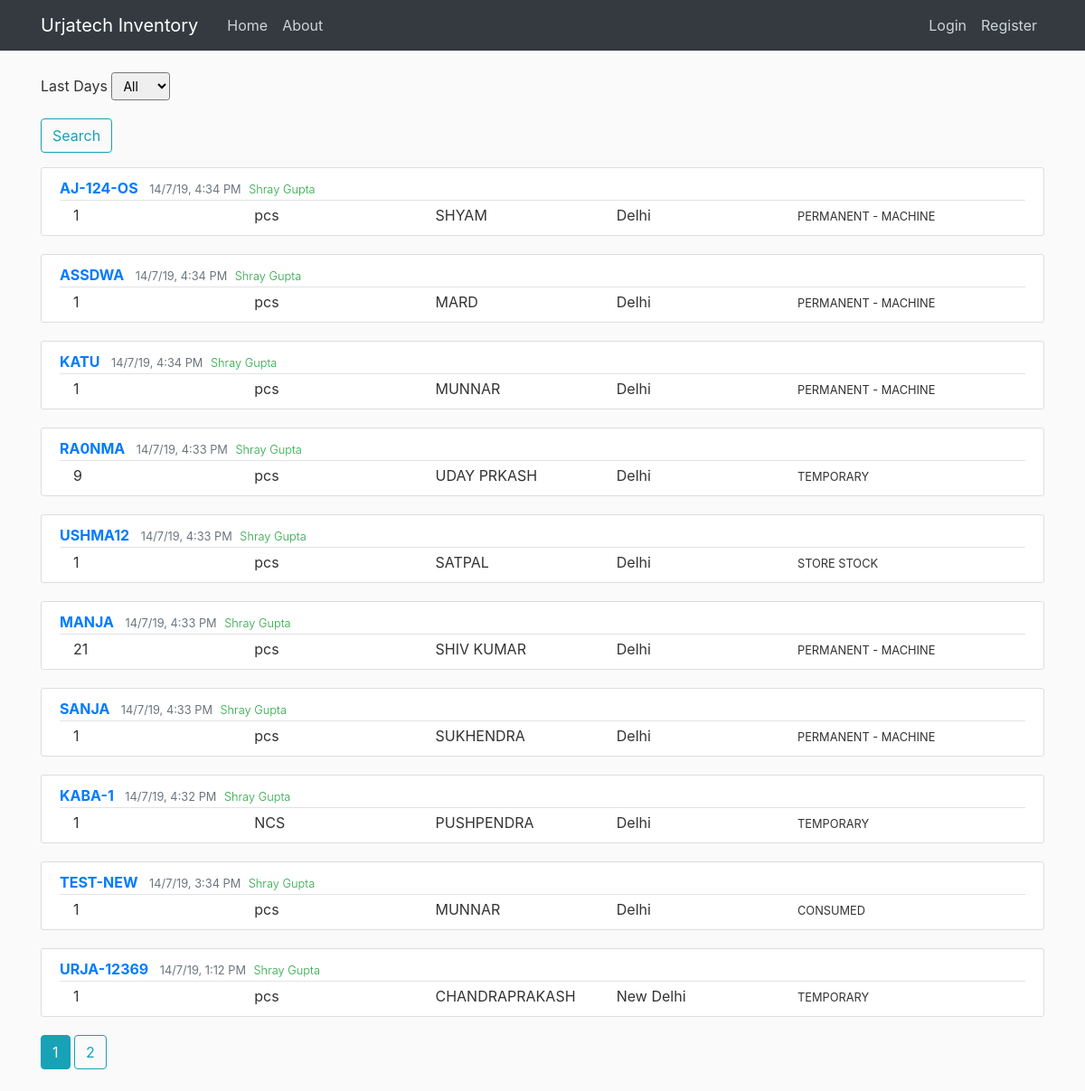
The page /home on the database its author committed.
### flaskblog/models.py (models this page shows, shortened)
class Post(db.Model):
    id = db.Column(db.Integer, primary_key=True)
    material_id = db.Column(db.String(50), nullable=False)
    numbers_issued = db.Column(db.Integer)
    unit = db.Column(db.String(10))
    person = db.Column(db.String(20))
    location = db.Column(db.String(50))
    type_issued = db.Column(db.String(20))
    date_posted = db.Column(db.DateTime, nullable=False, default=datetime.now)
    user_id = db.Column(db.Integer, db.ForeignKey('user.id'))

class User(db.Model, UserMixin):
    id = db.Column(db.Integer, primary_key=True)
    name = db.Column(db.String(30), nullable=False)
    username = db.Column(db.String(20), unique=True, nullable=False)
    email = db.Column(db.String(100), unique=True, nullable=False)
    image_file = db.Column(db.String(20), nullable=False, default='56c6632a3ab0abec.jpg')
    password = db.Column(db.String(60), nullable=False)
    posts = db.relationship('Post', backref='author', lazy=True)

### flaskblog/routes.py (the view)
@app.route("/", methods=['GET', 'POST'])
@app.route("/home", methods=['GET', 'POST'])
def home():
    page = request.args.get('page', 1, type=int)
    per_page=10
    form = SortDays()
    posts = Post.query.order_by(desc(Post.date_posted))
    if form.sort_days.data == '1':
        posts = Post.query.order_by(desc(Post.date_posted)).filter(Post.date_posted > (datetime.now()-timedelta(days=1)))
    elif form.sort_days.data == '7':
        posts = Post.query.order_by(desc(Post.date_posted)).filter(Post.date_posted > (datetime.now()-timedelta(hours=2)))
    elif form.sort_days.data == '30':
        posts = Post.query.order_by(desc(Post.date_posted)).filter(Post.date_posted > (datetime.now()-timedelta(days=30)))
    elif form.sort_days.data == '90':
        posts = Post.query.order_by(desc(Post.date_posted)).filter(Post.date_posted > (datetime.now()-timedelta(days=90)))
    elif form.sort_days.data == '360':
        posts = Post.query.order_by(desc(Post.date_posted)).filter(Post.date_posted > (datetime.now()-timedelta(days=360)))
    elif form.sort_days.data == 'All':
        posts = Post.query.order_by(desc(Post.date_posted))
    return render_template('home.html', form=form, posts=posts.paginate(page=page, per_page=per_page))

### flaskblog/forms.py
class SortDays(FlaskForm):
    sort_days = SelectField('Last Days', choices=[('All', 'All'), ('1', '1'),
                                                  ('7', '7'), ('30', '30'),
                                                  ('90', '90'), ('360', '360')])
    submit = SubmitField('Search')

### flaskblog/templates/home.html
{% extends "layout.html" %}
{% block content %}
<form method="POST" action="">
        <div class="form-group">
            {{ form.sort_days.label(class="form-control-label")}}
            {% if form.sort_days.errors %}
                {{ form.sort_days(class="form-control form-control-lg is-invalid") }}
                <div class="invalid-feedback">
                    {% for error in form.sort_days.errors %}
                        <span>
                    {{ error }}
                    </span>
                    {% endfor %}
                </div>
            {% else %}
                {{ form.sort_days(class="form-control-sm") }}
            {% endif %}
        </div>
    <div class="form-group">
        {{ form.submit(class="btn btn-outline-info") }}
    </div>
</form>
{% for post in posts.items %}
  <article class="media content-section">
  <div class="media-body">
    <div class="article-metadata">
        <a class="mr-2 text-uppercase font-weight-bold" href="{{ url_for('post', post_id=post.id) }}"> {{ post.material_id }}</a>
        <small class="text-muted">{{ post.date_posted.strftime("%d/%-m/%-y, %-I:%M %p")}}</small>
        <small class="font-weight-light text-success ml-1">{{ post.author.name }}</small>
      </div>
      <div class="container text-sm">
        <div class="row">
          <div class="col">
            {{ post.numbers_issued }}
          </div>
          <div class="col">
            {{ post.unit }}
          </div>
          <div class="col">
            {{ post.person }}
          </div>
          <div class="col">
            {{ post.location }}
          </div>
          <div class="col-3">
            <small> {{ post.type_issued }}</small>
          </div>
        </div>
      </div>
    </div>
  </article>
{% endfor %}
{% for page_num in posts.iter_pages(left_edge=1, right_edge=1, left_current=1, right_current=2) %}
  {% if page_num %}
    {% if posts.page == page_num %}
      <a class="btn btn-info mb-4" href="{{ url_for('home', page=page_num) }}">{{page_num}}</a>
    {% else %}
      <a class="btn btn-outline-info mb-4" href="{{ url_for('home', page=page_num) }}">{{page_num}}</a>
    {% endif %}
  {% else %}
    ...
  {% endif %}
{% endfor %}
  {% endblock content %}

### flaskblog/templates/layout.html (shortened to what this page needs)
<!DOCTYPE html>
<html lang="en">
<head>
    <link rel="stylesheet" href="https://stackpath.bootstrapcdn.com/bootstrap/4.3.1/css/bootstrap.min.css">
    <link rel="stylesheet" type="text/css" href="{{ url_for('static', filename='main.css')}}">
</head>
<body>
<header class="site-header">
    <nav class="navbar navbar-expand-md navbar-dark bg-dark fixed-top">
        <div class="container">
            <a class="navbar-brand mr-4" href="/">Urjatech Inventory</a>
            <div class="collapse navbar-collapse" id="navbarToggle">
                <div class="navbar-nav mr-auto">
                    <a class="nav-item nav-link" href="{{ url_for('home')}}">Home</a>
                    <a class="nav-item nav-link" href="{{ url_for('about')}}">About</a>
                </div>
                <div class="navbar-nav">
                    {% if current_user.is_authenticated %}
                        <a class="nav-item nav-link" href="{{ url_for('new_post')}}">New Entry</a>
                        <a class="nav-item nav-link" href="{{ url_for('account')}}">Account</a>
                        <a class="nav-item nav-link" href="{{ url_for('logout')}}">Logout</a>
                    {% else %}
                        <a class="nav-item nav-link" href="{{ url_for('login')}}">Login</a>
                        <a class="nav-item nav-link" href="{{ url_for('register')}}">Register</a>
                    {% endif %}
                </div>
            </div>
        </div>
    </nav>
</header>
<main role="main" class="container">
    <div class="row">
        <div class="col-md-12">
            {% block content %}{% endblock %}
        </div>
    </div>
</main>
</body>
</html>

### flaskblog/static/main.css (style rules this page uses)
body { background: #fafafa; color: #333333; margin-top: 5rem; }
.site-header .navbar-nav .nav-link { color: #cbd5db; }
.content-section { background: #ffffff; padding: 10px 20px; border: 1px solid #dddddd; border-radius: 3px; margin-bottom: 20px; }
.article-metadata { padding-bottom: 1px; margin-bottom: 4px; border-bottom: 1px solid #e3e3e3 }

### rows shown on the page
Post: material_id "AJ-124-OS", date_posted "14/7/19, 4:34 PM", author.name "Shray Gupta", numbers_issued "1", unit "pcs", person "SHYAM", location "Delhi", type_issued "PERMANENT - MACHINE"
Post: material_id "ASSDWA", date_posted "14/7/19, 4:34 PM", author.name "Shray Gupta", numbers_issued "1", unit "pcs", person "MARD", location "Delhi", type_issued "PERMANENT - MACHINE"
Post: material_id "KATU", date_posted "14/7/19, 4:34 PM", author.name "Shray Gupta", numbers_issued "1", unit "pcs", person "MUNNAR", location "Delhi", type_issued "PERMANENT - MACHINE"
Post: material_id "RA0NMA", date_posted "14/7/19, 4:33 PM", author.name "Shray Gupta", numbers_issued "9", unit "pcs", person "UDAY PRKASH", location "Delhi", type_issued "TEMPORARY"
Post: material_id "USHMA12", date_posted "14/7/19, 4:33 PM", author.name "Shray Gupta", numbers_issued "1", unit "pcs", person "SATPAL", location "Delhi", type_issued "STORE STOCK"
Post: material_id "MANJA", date_posted "14/7/19, 4:33 PM", author.name "Shray Gupta", numbers_issued "21", unit "pcs", person "SHIV KUMAR", location "Delhi", type_issued "PERMANENT - MACHINE"
Post: material_id "SANJA", date_posted "14/7/19, 4:33 PM", author.name "Shray Gupta", numbers_issued "1", unit "pcs", person "SUKHENDRA", location "Delhi", type_issued "PERMANENT - MACHINE"
Post: material_id "KABA-1", date_posted "14/7/19, 4:32 PM", author.name "Shray Gupta", numbers_issued "1", unit "NCS", person "PUSHPENDRA", location "Delhi", type_issued "TEMPORARY"
Post: material_id "TEST-NEW", date_posted "14/7/19, 3:34 PM", author.name "Shray Gupta", numbers_issued "1", unit "pcs", person "MUNNAR", location "Delhi", type_issued "CONSUMED"
Post: material_id "URJA-12369", date_posted "14/7/19, 1:12 PM", author.name "Shray Gupta", numbers_issued "1", unit "pcs", person "CHANDRAPRAKASH", location "New Delhi", type_issued "TEMPORARY"

### other values the page prints
{{ page_num }} "1"
{{ page_num }} "2"
